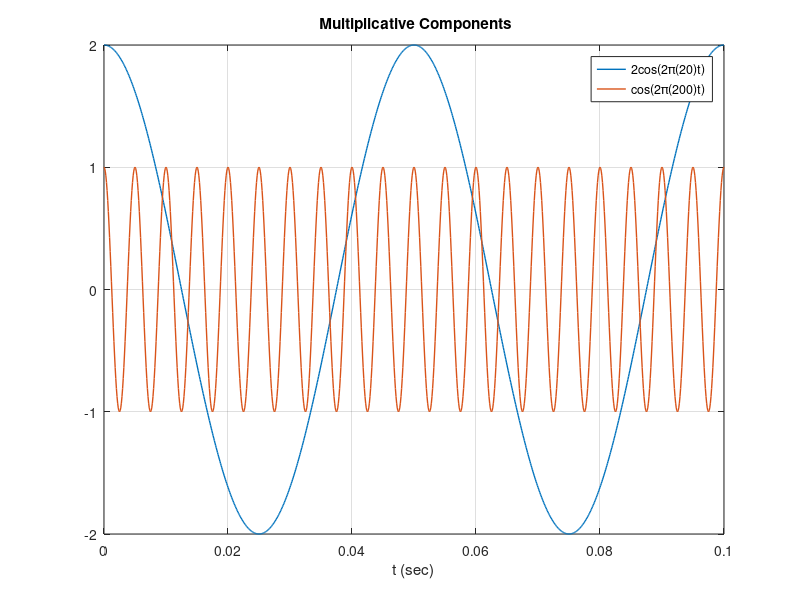
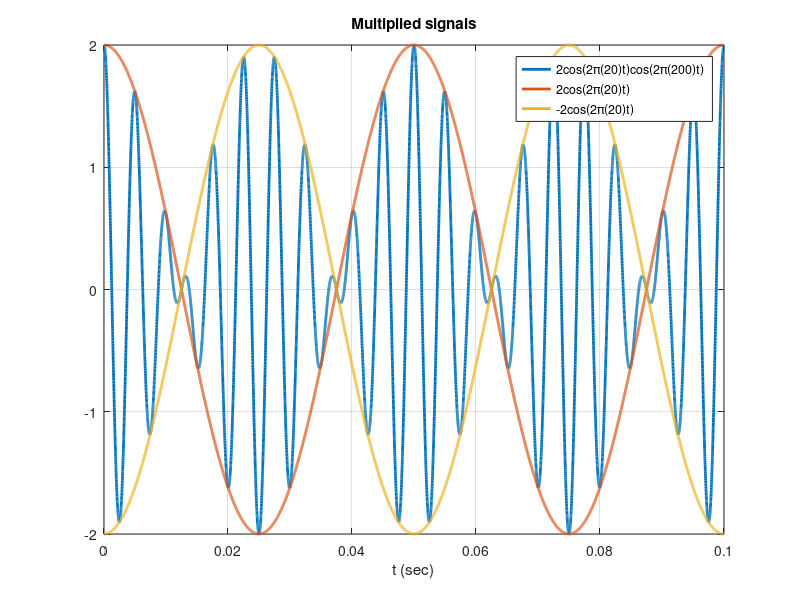

Write the MATLAB code that produced these figures, in order.
% ECE 4750 (DSP)
% Plotting the multplication of sinusoids using dot product.

clc, close all; clear;
Ex = 1;
if Ex==1
    % Ex. 1
    % x1(t) = cos(2*pi*20*t)
    % x2(t) = cos(2*pi*10*t)
    % x(t) = x1(t)*x2(t)
    t = 0:0.0001:0.1;
    % f = [10; 20]; % make sure t and f have the same vector sizes (either column or row vactors).
    xa = 2*cos(2*pi*20*t);
    xb = cos(2*pi*200*t);
    figure; plot(t,xa,'LineWidth',1);
    hold on
    plot(t,xb,'LineWidth',1);
    hold off
    grid; legend('2cos(2π(20)t)','cos(2π(200)t)'); title(' Multiplicative Components'); xlabel('t (sec)');      
    % Plotitng the multiplied signals.
    t = 0:0.00001:0.1;
    x1 = 2*cos(2*pi*20*t);
    x2 = cos(2*pi*200*t);
    x = x1.*x2;
    figure; plot(t,x,'LineWidth',2);
    hold on 
    plot(t,x1,'LineWidth',2);
    plot(t,-x1,'LineWidth',2);
    grid; legend('2cos(2π(20)t)cos(2π(200)t)','2cos(2π(20)t)', '-2cos(2π(20)t)'); title('Multiplied signals'); xlabel('t (sec)');
    hold off
end


